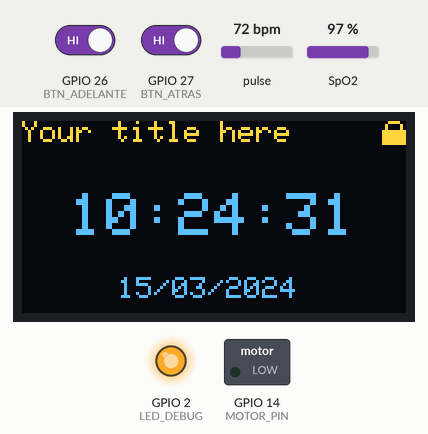
Bench run of a program on a simulated ESP32. On the bench: 128×64 one-colour display, switched loads named in the program (green lamp = pin HIGH), output pins drawn as LEDs (lit = HIGH). The test bench sets the inputs (shaded band); at power-on: GPIO 26 (BTN_ADELANTE) HIGH, GPIO 27 (BTN_ATRAS) HIGH, pulse 72 bpm, SpO2 97 %. The OLED is the two-colour kind (top 16 rows yellow); the local clock reads 2024-03-15 10:24:30 at power-on unless the program sets it; what the program prints to the serial monitor is not drawn.

Above: at 1.3 s.
At 2.4 s:
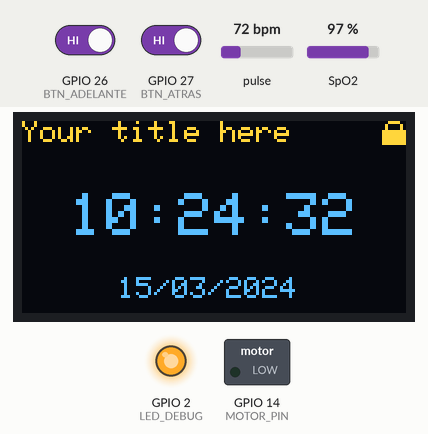
2.5 s: GPIO 26 (BTN_ADELANTE) driven LOW and GPIO 27 (BTN_ATRAS) driven LOW
At 3.23 s:
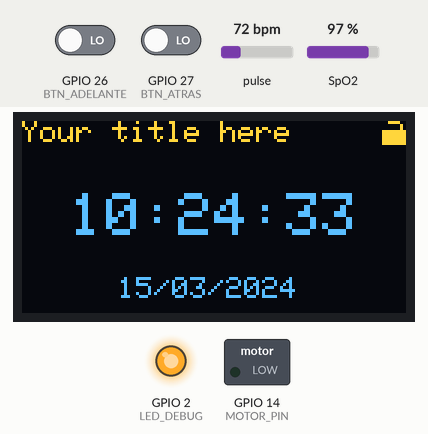
5.5 s: GPIO 26 (BTN_ADELANTE) driven HIGH
At 7.88 s:
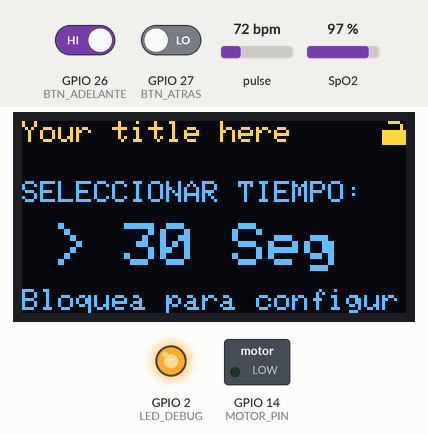
8.1 s: GPIO 27 (BTN_ATRAS) driven HIGH
11.1 s: GPIO 26 (BTN_ADELANTE) driven LOW
At 11.69 s:
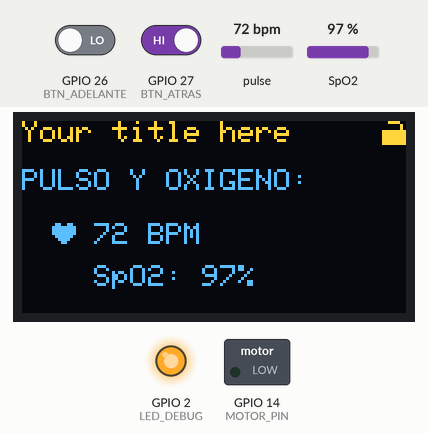
13.2 s: GPIO 27 (BTN_ATRAS) driven LOW
15.7 s: pulse set to 42 bpm
At 16.42 s:
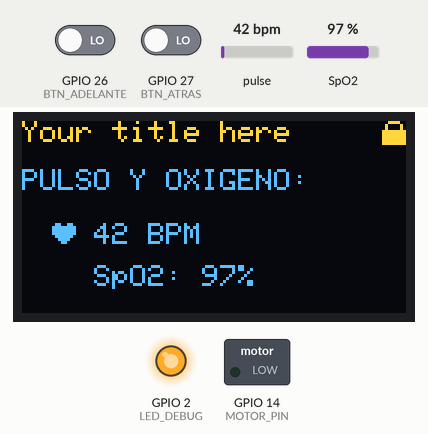
Timing chart, 0 to 18.4 s (numbered marks = the images above; inputs shaded):
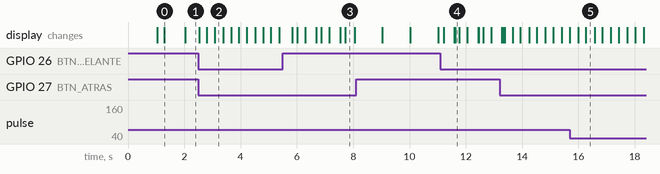

Measured:
- after the input at 2.5 s, the display: first changes at once (image 2 shows a later state)
- after the input at 5.5 s, the display: first changes after 0.34 s (image 3 shows a later state)
- after the input at 11.1 s, the display: first changes after 0.11 s (image 4 shows a later state)
- after the input at 15.7 s, the display: first changes after 0.29 s (image 5 shows a later state)
- what the display in image 0 shows lasts 0.7 s, from 1.3 s to 2.0 s

The program:

main.cpp
```cpp
/*
 * SmartWatch
 * Version: v1.0.0
 * Description: Final firmware for the smartwatch.
 * - DS3231 RTC synchronization via I2C.
 * - Cyclic state machine with 3 menus.
 * - Asynchronous tolerance window for two-button combinations.
 * - Long press to activate/cancel countdown alarms.
 * - Triggering and noise immunization of the vibration motor.
 * - Asynchronous data acquisition and power management for the MAX30100 oximeter.
 * - Automatic low-power management via Light Sleep mode during inactivity.
 */

// includes
#include <Arduino.h>
#include <Wire.h>
#include <Adafruit_GFX.h>
#include <Adafruit_SSD1306.h>
#include <RTClib.h>
#include "MAX30100_PulseOximeter.h"
#include "esp_sleep.h"

#define LED_DEBUG 2

// OLED Display Settings
#define SCREEN_WIDTH 128
#define SCREEN_HEIGHT 64
#define I2C_SDA 21
#define I2C_SCL 22

// Watch Hardware Pins
#define BTN_ADELANTE 26
#define BTN_ATRAS 27
#define RTC_INT_PIN 13
#define MOTOR_PIN 14

// Icons
const unsigned char PROGMEM lock_icon[] = {
  0x3c, 0x42, 0x42, 0xff, 0xff, 0xff, 0xff, 0xff
};

const unsigned char PROGMEM unlock_icon[] = {
  0x3c, 0x02, 0x02, 0xff, 0xff, 0xff, 0xff, 0xff
};

const unsigned char PROGMEM heart_icon[] = {
  0x66, 0xff, 0xff, 0xff, 0x7e, 0x3c, 0x18, 0x00
};

Adafruit_SSD1306 display(SCREEN_WIDTH, SCREEN_HEIGHT, &Wire, -1);
PulseOximeter pox;

RTC_DS3231 rtc;

// State Machine for Menu Navigation
enum EstadosPantalla { MENU_HORA, MENU_ALARMAS, MENU_OXIMETRO, TOTAL_MENUS };
EstadosPantalla menuActual = MENU_HORA;

bool pantallaBloqueada = true;

// Time management for button debouncing and long press detection
unsigned long ultimoTiempoBoton = 0;
const unsigned long tiempoDebounce = 200;
unsigned long tiempoPresionadoAtras = 0;
bool botonAtrasPresionado = false;
bool ejecutoPulsacionLarga = false;

// Tolerance window for two-button combinations
unsigned long tiempoPrimerBoton = 0;
bool esperandoCombinacion = false;
bool adelantePresionadoPrimero = false;
bool atrasPresionadoPrimero = false;
const unsigned long ventanaTolerancia = 80;

// Sleep mode
bool pantallEncendida = true;
unsigned long tiempoUltimaAccion = 0;
const unsigned long tiempoInactividad = 15000;
bool recienDespertado = false;

// Alarm management
const int TOTAL_OPCIONES = 5;
String listaAlarmas[TOTAL_OPCIONES] = {"30 Seg", "1 Min", "10 Min", "30 Min", "1 Hora"};
int segundosAlarma[TOTAL_OPCIONES] = {30, 60, 600, 1800, 3600};
int alarmaSeleccionada = 0;

// Control of the countdown alarm
bool alarmaActivaYCorriendo = false;
DateTime tiempoObjetivoAlarma;

// Motor control
volatile bool alarmaDisparada = false;
unsigned long tiempoEncendidoMotor = 0;
bool motorActivo = false;

// Oximeter data
unsigned long ultimoMuestreoPox = 0;
float bpmActual = 0;
uint8_t spo2Actual = 0;
uint8_t ultimoSegundoRegistrado = 99;
bool oximetroInicializado = false;

void actualizarPantalla(DateTime tiempoAhoraRTC);

void onBeatDetected() {
  if (menuActual == MENU_OXIMETRO) {
    Serial.println("[POX] ¡Pulso real detectado!");
  }
}

void arrancarOximetro() {
  Serial.println("[POX] Reiniciando sensor de forma simple...");
  bpmActual = 0;
  spo2Actual = 0;

  if (pox.begin()) {
    pox.setOnBeatDetectedCallback(onBeatDetected);
    pox.setIRLedCurrent(MAX30100_LED_CURR_24MA);
    delay(100);
    Wire.setClock(100000);
    oximetroInicializado = true;
    Serial.println("[POX] Sensor listo y estabilizado.");
  } else {
    oximetroInicializado = false;
    Serial.println("[POX] Error al iniciar sensor.");
  }
}

void apagarOximetroHardware() {
  if (oximetroInicializado) {
    pox.shutdown();
    oximetroInicializado = false;
    Serial.println("[POX] Hardware suspendido. LED apagado.");
  }
}

void setup() {
  pinMode(MOTOR_PIN, INPUT_PULLDOWN);
  delay(10);
  pinMode(MOTOR_PIN, OUTPUT);
  digitalWrite(MOTOR_PIN, LOW);

  pinMode(LED_DEBUG, OUTPUT);
  digitalWrite(LED_DEBUG, HIGH);

  pinMode(BTN_ADELANTE, INPUT_PULLUP);
  pinMode(BTN_ATRAS, INPUT_PULLUP);

  Serial.begin(115200);
  delay(1000);

  Serial.println("[SISTEMA] Inicializando Smartwatch v1.0.0 Real Hardware...");

  if(!display.begin(SSD1306_SWITCHCAPVCC, 0x3C)) {
    while(true);
  }

  Wire.begin(I2C_SDA, I2C_SCL);
  Wire.setClock(100000);
  delay(200);

  // Initialize the RTC
  if (!rtc.begin()) {
    Serial.println("[RTC] ERROR CRÍTICO: No se detecta el chip DS3231 físico.");
    while(true);
  }

  // Check for power loss and set the calibration date if necessary
  if (rtc.lostPower()) {
    Serial.println("[RTC] Pérdida de energía detectada. Estableciendo fecha de calibración de laboratorio...");
    // Adjust the RTC to the date
    //rtc.adjust(DateTime(2026, 6, 17, 10, 23, 0));
  }

  display.clearDisplay();
  display.display();

  oximetroInicializado = false;
  tiempoUltimaAccion = millis();
}

void loop() {
  unsigned long tiempoActualMillis = millis();

  // I2C bus recovery in case of lockup
  DateTime tiempoAhoraRTC = rtc.now();

  if (pantallEncendida && menuActual == MENU_OXIMETRO && oximetroInicializado) {
    pox.update();
  }

  // Notification of wake-up from sleep mode
  if (recienDespertado) {
    digitalWrite(MOTOR_PIN, LOW);
    pinMode(MOTOR_PIN, OUTPUT);
    digitalWrite(MOTOR_PIN, LOW);

    display.ssd1306_command(SSD1306_DISPLAYON);
    pantallEncendida = true;
    tiempoUltimaAccion = millis();
    ultimoTiempoBoton = millis() + 300;
    esperandoCombinacion = false;
    recienDespertado = false;

    if(menuActual == MENU_OXIMETRO) {
      arrancarOximetro();
    }

    tiempoAhoraRTC = rtc.now();
    actualizarPantalla(tiempoAhoraRTC);
    return;
  }

  // Alarm trigger check
  if (alarmaActivaYCorriendo && tiempoAhoraRTC.unixtime() >= tiempoObjetivoAlarma.unixtime()) {
    alarmaDisparada = true;
  }

  // Activity detection
  bool leerBtnAdelante = (digitalRead(BTN_ADELANTE) == LOW);
  bool leerBtnAtras = (digitalRead(BTN_ATRAS) == LOW);

  if (leerBtnAdelante || leerBtnAtras || alarmaDisparada) {
      tiempoUltimaAccion = tiempoActualMillis;
  }

  if (menuActual == MENU_OXIMETRO && bpmActual > 0) {
      tiempoUltimaAccion = tiempoActualMillis;
  }

  // Large press detection for the back button to activate/cancel
  if (leerBtnAtras && !botonAtrasPresionado && !esperandoCombinacion && pantallaBloqueada && menuActual == MENU_ALARMAS) {
    botonAtrasPresionado = true;
    tiempoPresionadoAtras = tiempoActualMillis;
    ejecutoPulsacionLarga = false;
  }
  else if (botonAtrasPresionado) {
    if (leerBtnAtras && (tiempoActualMillis - tiempoPresionadoAtras >= 1000) && !ejecutoPulsacionLarga) {
      if (!alarmaActivaYCorriendo) {
        tiempoObjetivoAlarma = tiempoAhoraRTC + TimeSpan(segundosAlarma[alarmaSeleccionada]);
        alarmaActivaYCorriendo = true;
      }
      else {
        alarmaActivaYCorriendo = false;
      }
      ejecutoPulsacionLarga = true;
    }
    else if (!leerBtnAtras) {
      botonAtrasPresionado = false;
    }
  }

  // Machine state for menu navigation and button combination detection
  if ((tiempoActualMillis - ultimoTiempoBoton) > tiempoDebounce && !ejecutoPulsacionLarga) {

    if (leerBtnAdelante && leerBtnAtras) {
      pantallaBloqueada = !pantallaBloqueada;
      ultimoTiempoBoton = tiempoActualMillis;
      esperandoCombinacion = false;
      adelantePresionadoPrimero = false;
      atrasPresionadoPrimero = false;
      actualizarPantalla(tiempoAhoraRTC);
      delay(250);
    }
    else if (leerBtnAdelante && !esperandoCombinacion) {
      tiempoPrimerBoton = tiempoActualMillis;
      esperandoCombinacion = true;
      adelantePresionadoPrimero = true;
      atrasPresionadoPrimero = false;
    }
    else if (leerBtnAtras && !esperandoCombinacion && !botonAtrasPresionado) {
      tiempoPrimerBoton = tiempoActualMillis;
      esperandoCombinacion = true;
      atrasPresionadoPrimero = true;
      adelantePresionadoPrimero = false;
    }

    if (esperandoCombinacion) {
      if (adelantePresionadoPrimero && leerBtnAtras) {
        pantallaBloqueada = !pantallaBloqueada;
        ultimoTiempoBoton = tiempoActualMillis;
        esperandoCombinacion = false;
        adelantePresionadoPrimero = false;
        actualizarPantalla(tiempoAhoraRTC);
        delay(250);
      }
      else if (atrasPresionadoPrimero && leerBtnAdelante) {
        pantallaBloqueada = !pantallaBloqueada;
        ultimoTiempoBoton = tiempoActualMillis;
        esperandoCombinacion = false;
        atrasPresionadoPrimero = false;
        actualizarPantalla(tiempoAhoraRTC);
        delay(250);
      }
      else if (tiempoActualMillis - tiempoPrimerBoton >= ventanaTolerancia) {
        esperandoCombinacion = false;

        if (adelantePresionadoPrimero) {
          adelantePresionadoPrimero = false;
          ultimoTiempoBoton = tiempoActualMillis;

          if (!pantallaBloqueada) {
            apagarOximetroHardware();
            menuActual = static_cast<EstadosPantalla>((menuActual + 1) % TOTAL_MENUS);
            if (menuActual == MENU_OXIMETRO) {
              arrancarOximetro();
              bpmActual = 0; spo2Actual = 0;
            }
            actualizarPantalla(tiempoAhoraRTC);
          }
          else if (pantallaBloqueada && menuActual == MENU_ALARMAS && !alarmaActivaYCorriendo) {
            alarmaSeleccionada = (alarmaSeleccionada + 1) % TOTAL_OPCIONES;
            actualizarPantalla(tiempoAhoraRTC);
          }
        }
        else if (atrasPresionadoPrimero) {
          atrasPresionadoPrimero = false;
          ultimoTiempoBoton = tiempoActualMillis;

          if (!pantallaBloqueada) {
            apagarOximetroHardware();
            menuActual = static_cast<EstadosPantalla>((menuActual - 1 + TOTAL_MENUS) % TOTAL_MENUS);
            if (menuActual == MENU_OXIMETRO) {
              arrancarOximetro();
              bpmActual = 0; spo2Actual = 0;
            }
            actualizarPantalla(tiempoAhoraRTC);
          }
        }
      }
    }
  }

  // Motor control
  if (alarmaDisparada) {
    alarmaDisparada = false;
    alarmaActivaYCorriendo = false;
    digitalWrite(MOTOR_PIN, HIGH);
    tiempoEncendidoMotor = tiempoActualMillis;
    motorActivo = true;
  }

  if (motorActivo && (tiempoActualMillis - tiempoEncendidoMotor >= 1000)) {
    digitalWrite(MOTOR_PIN, LOW);
    motorActivo = false;
  }

  // Oximeter data acquisition and display update
  if (menuActual == MENU_OXIMETRO && oximetroInicializado && (tiempoActualMillis - ultimoMuestreoPox > 500)) {
    bpmActual = pox.getHeartRate();
    spo2Actual = pox.getSpO2();
    ultimoMuestreoPox = tiempoActualMillis;
    actualizarPantalla(tiempoAhoraRTC);
  }

  // Rewrite the screen every second
  if (menuActual != MENU_OXIMETRO) {
    if (tiempoAhoraRTC.second() != ultimoSegundoRegistrado) {
      ultimoSegundoRegistrado = tiempoAhoraRTC.second();
      actualizarPantalla(tiempoAhoraRTC);
    }
  }

  // Entry into sleep mode
  if (pantallEncendida && (tiempoActualMillis - tiempoUltimaAccion > tiempoInactividad) && !motorActivo) {
    Serial.println("[SLEEP] Suspendiendo...");

    apagarOximetroHardware();
    pantallaBloqueada = true;
    esperandoCombinacion = false;

    display.ssd1306_command(SSD1306_DISPLAYOFF);
    digitalWrite(LED_DEBUG, LOW);

    digitalWrite(MOTOR_PIN, LOW);
    pinMode(MOTOR_PIN, INPUT_PULLDOWN);
    pantallEncendida = false;

    esp_sleep_enable_ext0_wakeup(GPIO_NUM_26, 0);
    esp_sleep_enable_ext1_wakeup((1ULL << BTN_ATRAS), ESP_EXT1_WAKEUP_ALL_LOW);

    delay(200);
    esp_light_sleep_start();

    recienDespertado = true;
  }

  delay(1);
}

void actualizarPantalla(DateTime tiempoAhoraRTC) {
  display.clearDisplay();
  display.setTextSize(1);
  display.setTextColor(SSD1306_WHITE);
  display.setCursor(0, 0);
  display.print("Your title here");

  if (pantallaBloqueada) {
    display.drawBitmap(120, 0, lock_icon, 8, 8, SSD1306_WHITE);
  } else {
    display.drawBitmap(120, 0, unlock_icon, 8, 8, SSD1306_WHITE);
  }

  switch (menuActual) {
    case MENU_HORA: {
      display.setCursor(16, 24);
      display.setTextSize(2);
      if(tiempoAhoraRTC.hour() < 10) display.print('0');
      display.print(tiempoAhoraRTC.hour(), DEC);
      display.print(':');
      if(tiempoAhoraRTC.minute() < 10) display.print('0');
      display.print(tiempoAhoraRTC.minute(), DEC);
      display.print(':');
      if(tiempoAhoraRTC.second() < 10) display.print('0');
      display.print(tiempoAhoraRTC.second(), DEC);

      display.setTextSize(1);
      display.setCursor(32, 52);
      if(tiempoAhoraRTC.day() < 10) display.print('0');
      display.print(tiempoAhoraRTC.day(), DEC);
      display.print('/');
      if(tiempoAhoraRTC.month() < 10) display.print('0');
      display.print(tiempoAhoraRTC.month(), DEC);
      display.print('/');
      display.print(tiempoAhoraRTC.year(), DEC);
      break;
    }

    case MENU_ALARMAS: {
      if (alarmaActivaYCorriendo) {
        long segundosRestantes = tiempoObjetivoAlarma.unixtime() - tiempoAhoraRTC.unixtime();
        if (segundosRestantes < 0) segundosRestantes = 0;

        display.setTextSize(1);
        display.setCursor(0, 20);
        display.print("TIEMPO RESTANTE:");

        display.setTextSize(2);
        display.setCursor(30, 36);
        display.print(segundosRestantes);
        display.setTextSize(1);
        display.print(" s");

        display.fillRect(0, 56, 128, 8, SSD1306_BLACK);
        display.setCursor(0, 56);
        display.print("ATRAS = cancelar");
      }
      else {
        display.setTextSize(1);
        display.setCursor(0, 20);
        display.print("SELECCIONAR TIEMPO:");

        display.setTextSize(2);
        display.setCursor(10, 34);
        display.print("> " + listaAlarmas[alarmaSeleccionada]);

        display.fillRect(0, 56, 128, 8, SSD1306_BLACK);
        display.setTextSize(1);
        display.setCursor(0, 56);
        if (pantallaBloqueada) {
          display.print("Manten ATRAS para activar");
        } else {
          display.print("Bloquea para configurar");
        }
      }
      break;
    }

    case MENU_OXIMETRO: {
      display.setTextSize(1);
      display.setCursor(0, 16);
      display.print("PULSO Y OXIGENO:");

      display.drawBitmap(10, 34, heart_icon, 8, 8, SSD1306_WHITE);
      display.setTextSize(1);
      display.setCursor(24, 34);

      if (oximetroInicializado) {
        if(bpmActual > 10 && bpmActual < 220) {
          display.print((int)bpmActual);
          display.print(" BPM");
        } else {
          display.print("Coloque dedo...");
        }

        display.setCursor(24, 48);
        if(spo2Actual > 50 && spo2Actual <= 100) {
          display.print("SpO2: ");
          display.print(spo2Actual);
          display.print("%");
        } else {
          display.print("Leyendo...");
        }
      } else {
        display.print("Error Sensor");
        display.setCursor(24, 48);
        display.print("Reintentando...");
      }
      break;
    }
  }
  display.display();
}
```
